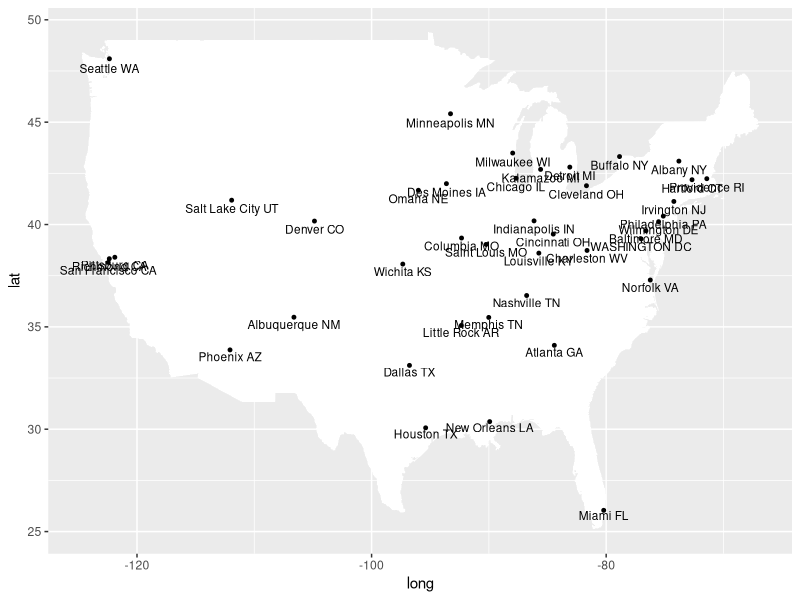
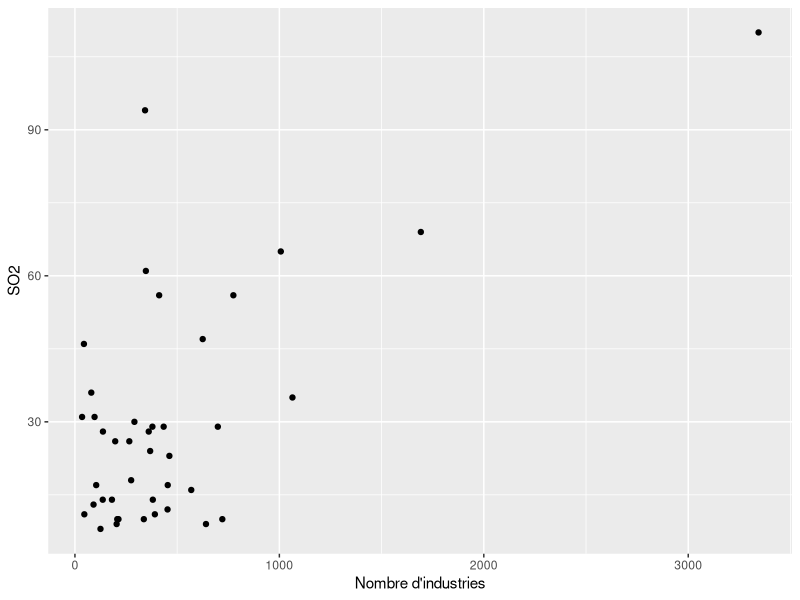
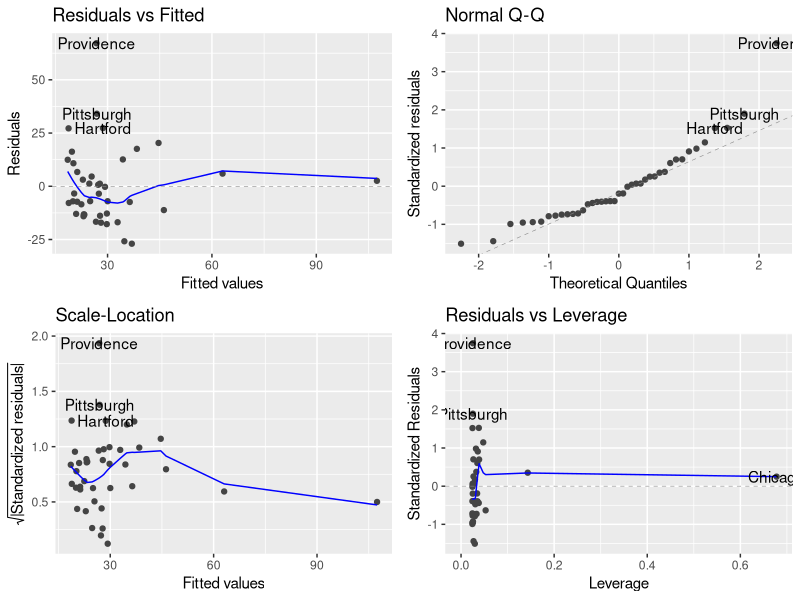
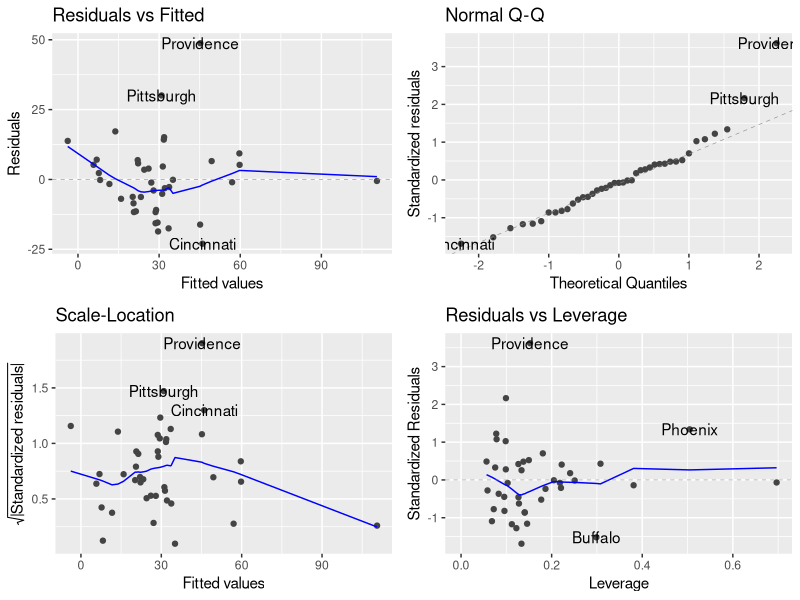
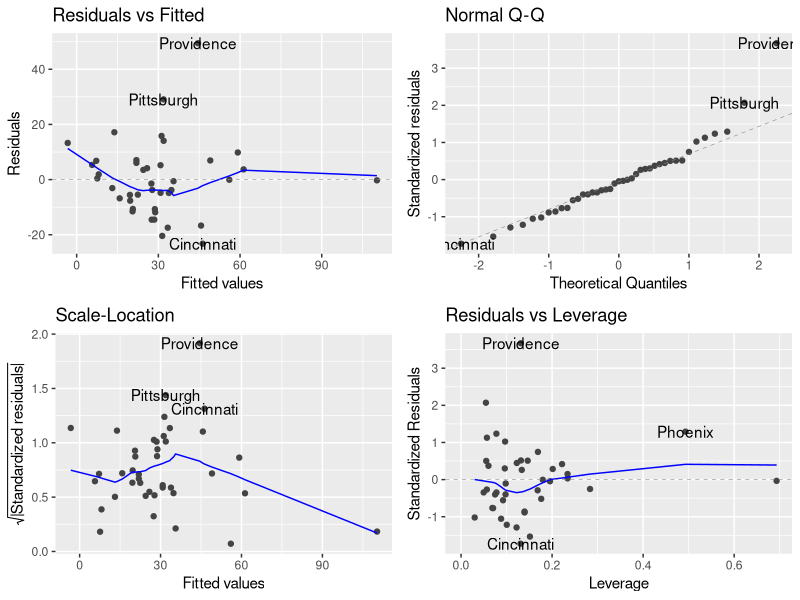

Here is the R script that generated these plots, in order:
## ---- chunk 1
knitr::opts_chunk$set(echo = TRUE, cache = TRUE)
#pour la fonction Anova
library(car)
# pour le tidyverse
library(dplyr)
# pour les graphiques
library(ggplot2) 
library(ggfortify)
library(ggpubr)
# pour les moyennes ajustées
library(emmeans) 
# pour la carte
library(maps)
## ---- chunk 2
usdata <- read.table("data/USAIR2.DAT", skip=8, header=T, sep=";", row.names=1)
head(usdata)
## ---- chunk 3
data(us.cities)
nbCity <- dim(usdata)[1]
head(us.cities$name)


##indices of studied cities in us.cities
ind.cities <- c(694, 509, 802, 247, 387, 990, 944, 429, 559, 41,
                173, 422, 248, 988, 522, 609, 55, 250, 568, 443,
                785, 650, 7, 5, 126, 180, 185, 195, 693, 700, 726,
                549, 601, 225, 413, 794, 619, 753, 834, 165, 567)

us <- map_data("state")

us <- map_data("state")
gg <- ggplot() + geom_map(data=us, map=us,
                    aes(x=long, y=lat, map_id=region),
                    fill="#ffffff", color="#ffffff", size=0.15)
  
us_grapf <-   us.cities %>% filter(name %in% us.cities$name[ind.cities])
gg + geom_point(data=us_grapf, aes(x=long, y=lat*1.01), size=1) + geom_text(data = us_grapf,  aes(x= long, y=lat,label=name), size=3)
## ---- chunk 4
usdata %>% summarise_all( mean)
usdata %>% summarise_all( sd)
## ---- chunk 5
cor(usdata)
## ---- chunk 6
ggplot(usdata, aes(x=manuf, y=SO2)) + geom_point() + xlab("Nombre d'industries")
## ---- chunk 7
us.lm <- lm(SO2~manuf, data=usdata)

model.matrix(us.lm)

autoplot(us.lm)

## ---- chunk 8
h.us.lm <- hatvalues(us.lm)
sum(h.us.lm)
sum(h.us.lm)/length(usdata$SO2)
## ---- chunk 9
us.lm0 <- lm (SO2 ~ 1, data=usdata)
summary(us.lm)
anova(us.lm)
Anova(us.lm)
## ---- chunk 10

predict(us.lm,
        newdata = data.frame(manuf = 200), interval = "prediction")
## ---- chunk 11
us.lm2 <- lm((SO2)~ precip + temp + manuf+ pop + wind +  days,data=usdata)
autoplot(us.lm2)


us.lm0 <- lm((SO2)~ 1,data=usdata)



## test de type I
anova(us.lm2)
## test de type II
Anova(us.lm2, type="II")
## ---- chunk 12
summary(us.lm2)

## ---- chunk 13
stepus.back <- step(us.lm2, direction="backward")
## ---- chunk 14
stepus.forward <- step(lm(SO2~1,data=usdata), scope=~temp+pop+manuf+wind+precip+days
, direction="forward", k=log(length(usdata$pop)))

## ---- chunk 15
stepus.stepwise <- step(us.lm2, direction="both")
## ---- chunk 16
autoplot(stepus.stepwise)
summary(stepus.stepwise)
anova(stepus.stepwise)
Anova(stepus.stepwise)
